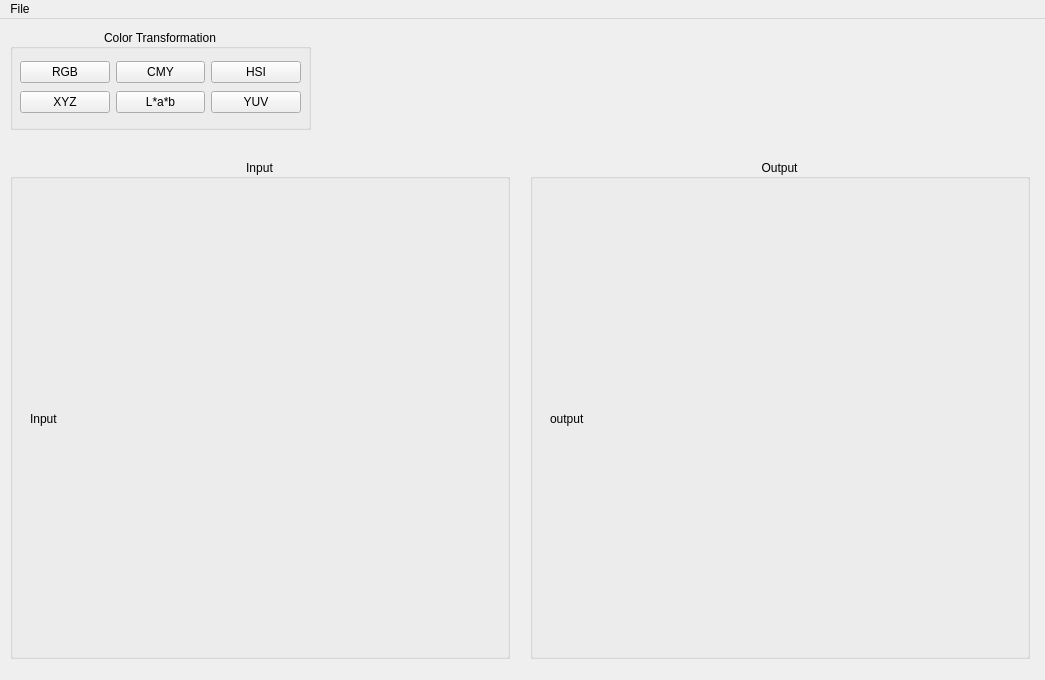
<?xml version="1.0" encoding="UTF-8"?>
<ui version="4.0">
 <class>MainWindow</class>
 <widget class="QMainWindow" name="MainWindow">
  <property name="geometry">
   <rect>
    <x>0</x>
    <y>0</y>
    <width>1045</width>
    <height>680</height>
   </rect>
  </property>
  <property name="windowTitle">
   <string>MainWindow</string>
  </property>
  <widget class="QWidget" name="centralwidget">
   <widget class="QGroupBox" name="groupBox">
    <property name="geometry">
     <rect>
      <x>10</x>
      <y>10</y>
      <width>301</width>
      <height>101</height>
     </rect>
    </property>
    <property name="title">
     <string>Color Transformation</string>
    </property>
    <property name="alignment">
     <set>Qt::AlignCenter</set>
    </property>
    <widget class="QWidget" name="">
     <property name="geometry">
      <rect>
       <x>10</x>
       <y>30</y>
       <width>281</width>
       <height>58</height>
      </rect>
     </property>
     <layout class="QGridLayout" name="gridLayout">
      <item row="0" column="0">
       <widget class="QPushButton" name="RGVPb">
        <property name="text">
         <string>RGB</string>
        </property>
       </widget>
      </item>
      <item row="0" column="1">
       <widget class="QPushButton" name="CMYPb">
        <property name="text">
         <string>CMY</string>
        </property>
       </widget>
      </item>
      <item row="0" column="2">
       <widget class="QPushButton" name="HSIPb">
        <property name="text">
         <string>HSI</string>
        </property>
       </widget>
      </item>
      <item row="1" column="0">
       <widget class="QPushButton" name="XYZPb">
        <property name="text">
         <string>XYZ</string>
        </property>
       </widget>
      </item>
      <item row="1" column="1">
       <widget class="QPushButton" name="LabPb">
        <property name="text">
         <string>L*a*b</string>
        </property>
       </widget>
      </item>
      <item row="1" column="2">
       <widget class="QPushButton" name="YUVPb">
        <property name="text">
         <string>YUV</string>
        </property>
       </widget>
      </item>
     </layout>
    </widget>
   </widget>
   <widget class="QGroupBox" name="groupBox_2">
    <property name="geometry">
     <rect>
      <x>10</x>
      <y>140</y>
      <width>500</width>
      <height>500</height>
     </rect>
    </property>
    <property name="title">
     <string>Input</string>
    </property>
    <property name="alignment">
     <set>Qt::AlignCenter</set>
    </property>
    <widget class="QLabel" name="inputLb">
     <property name="geometry">
      <rect>
       <x>20</x>
       <y>30</y>
       <width>460</width>
       <height>460</height>
      </rect>
     </property>
     <property name="text">
      <string>Input</string>
     </property>
    </widget>
   </widget>
   <widget class="QGroupBox" name="groupBox_3">
    <property name="geometry">
     <rect>
      <x>530</x>
      <y>140</y>
      <width>500</width>
      <height>500</height>
     </rect>
    </property>
    <property name="title">
     <string>Output</string>
    </property>
    <property name="alignment">
     <set>Qt::AlignCenter</set>
    </property>
    <widget class="QLabel" name="outputLb">
     <property name="geometry">
      <rect>
       <x>20</x>
       <y>30</y>
       <width>460</width>
       <height>460</height>
      </rect>
     </property>
     <property name="text">
      <string>output</string>
     </property>
    </widget>
   </widget>
  </widget>
  <widget class="QMenuBar" name="menuBar">
   <property name="geometry">
    <rect>
     <x>0</x>
     <y>0</y>
     <width>1045</width>
     <height>22</height>
    </rect>
   </property>
   <widget class="QMenu" name="menuFile">
    <property name="title">
     <string>File</string>
    </property>
    <addaction name="actionOpen_File_2"/>
   </widget>
   <addaction name="menuFile"/>
  </widget>
  <action name="actionOpen_File">
   <property name="text">
    <string>Open File</string>
   </property>
  </action>
  <action name="actionOpen_File_2">
   <property name="text">
    <string>Open File</string>
   </property>
  </action>
 </widget>
 <resources/>
 <connections/>
</ui>
